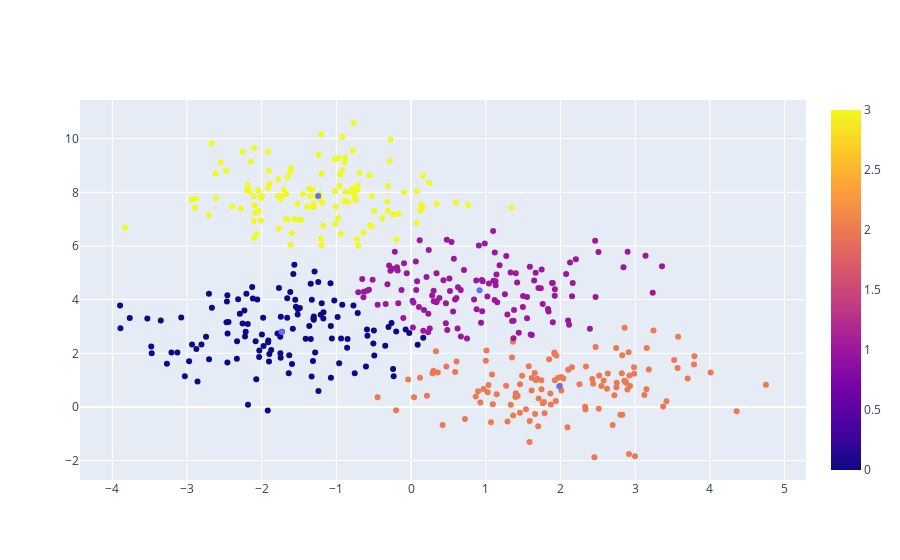

The cell this chart's notebook holds for it:
### Code cell
grafico_1 = px.scatter(x=X_random[:, 0], y=X_random[:, 1], color = rotulos)
grafico_2 = px.scatter(x=centroides[:, 0], y=centroides[:, 1])
grafico_3 = go.Figure(data=grafico_1.data + grafico_2.data)
grafico_3.show()

### Figure 1 — Plotly figure (JSON) as saved in the notebook; plotly's stock layout.template omitted (floating-point values rounded to 4 significant figures; data arrays with more than 128 entries replaced by an {"elided": "..."} marker saying what was removed)
{"data": [{"hovertemplate": "x=%{x}<br>y=%{y}<br>color=%{marker.color}<extra></extra>", "legendgroup": "", "marker": {"color": {"elided": "500 int values"}, "coloraxis": "coloraxis", "symbol": "circle"}, "mode": "markers", "name": "", "orientation": "v", "showlegend": false, "type": "scatter", "x": {"elided": "500 float values"}, "xaxis": "x", "y": {"elided": "500 float values"}, "yaxis": "y"}, {"hovertemplate": "x=%{x}<br>y=%{y}<extra></extra>", "legendgroup": "", "marker": {"color": "#636efa", "symbol": "circle"}, "mode": "markers", "name": "", "orientation": "v", "showlegend": false, "type": "scatter", "x": [-1.733, 0.9162, 1.985, -1.244], "xaxis": "x", "y": [2.796, 4.353, 0.7713, 7.864], "yaxis": "y"}], "layout": {}}
